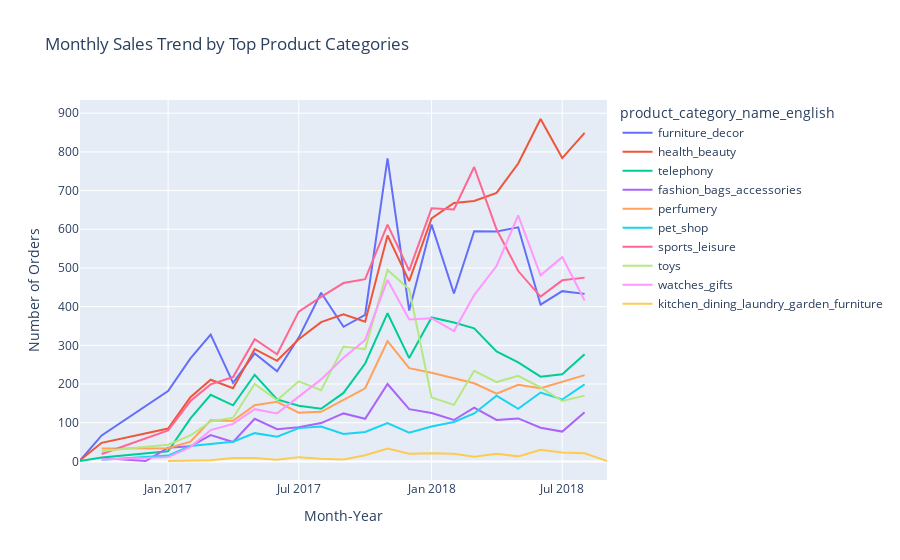

This figure's notebook cell:
### Markdown cell above
### 10. Interactive Visualizations (Plotly)
#### Monthly Sales with Product Categories (Interactive)

### Code cell
import plotly.express as px
# Load order items and products data
order_items = pd.read_csv('olist_order_items_dataset.csv')
products = pd.read_csv('olist_products_dataset.csv')
product_category = pd.read_csv('product_category_name_translation.csv')
orders = pd.read_csv('olist_orders_dataset.csv') 
orders['order_purchase_timestamp'] = pd.to_datetime(orders['order_purchase_timestamp'])
orders['year_month'] = orders['order_purchase_timestamp'].dt.to_period('M').astype(str)

# Merge datasets and plot top categories
merged = order_items.merge(products, on='product_id').merge(product_category, on='product_category_name').merge(orders[['order_id', 'year_month']], on='order_id')

# Prepare data: monthly sales by category
monthly_category = merged.groupby(['year_month', 'product_category_name_english'])['order_id'].count().reset_index()
monthly_category = monthly_category[monthly_category['product_category_name_english'].isin(
    monthly_category['product_category_name_english'].value_counts().head(10).index)]

# Create interactive plot
fig = px.line(monthly_category, x='year_month', y='order_id', 
              color='product_category_name_english',
              title='Monthly Sales Trend by Top Product Categories',
              labels={'order_id': 'Number of Orders', 'year_month': 'Month-Year'})
fig.show()

### Figure 1 — Plotly figure (JSON) as saved in the notebook; plotly's stock layout.template omitted (floating-point values rounded to 4 significant figures)
{"data": [{"hovertemplate": "product_category_name_english=furniture_decor<br>Month-Year=%{x}<br>Number of Orders=%{y}<extra></extra>", "legendgroup": "furniture_decor", "line": {"color": "#636efa", "dash": "solid"}, "marker": {"symbol": "circle"}, "mode": "lines", "name": "furniture_decor", "orientation": "v", "showlegend": true, "type": "scatter", "x": ["2016-09", "2016-10", "2017-01", "2017-02", "2017-03", "2017-04", "2017-05", "2017-06", "2017-07", "2017-08", "2017-09", "2017-10", "2017-11", "2017-12", "2018-01", "2018-02", "2018-03", "2018-04", "2018-05", "2018-06", "2018-07", "2018-08"], "xaxis": "x", "y": [2, 67, 182, 266, 328, 203, 279, 233, 320, 436, 348, 379, 783, 390, 612, 434, 595, 594, 605, 405, 440, 433], "yaxis": "y"}, {"hovertemplate": "product_category_name_english=health_beauty<br>Month-Year=%{x}<br>Number of Orders=%{y}<extra></extra>", "legendgroup": "health_beauty", "line": {"color": "#EF553B", "dash": "solid"}, "marker": {"symbol": "circle"}, "mode": "lines", "name": "health_beauty", "orientation": "v", "showlegend": true, "type": "scatter", "x": ["2016-09", "2016-10", "2017-01", "2017-02", "2017-03", "2017-04", "2017-05", "2017-06", "2017-07", "2017-08", "2017-09", "2017-10", "2017-11", "2017-12", "2018-01", "2018-02", "2018-03", "2018-04", "2018-05", "2018-06", "2018-07", "2018-08"], "xaxis": "x", "y": [3, 48, 85, 166, 211, 189, 290, 260, 316, 360, 380, 361, 584, 466, 628, 668, 673, 694, 770, 885, 784, 849], "yaxis": "y"}, {"hovertemplate": "product_category_name_english=telephony<br>Month-Year=%{x}<br>Number of Orders=%{y}<extra></extra>", "legendgroup": "telephony", "line": {"color": "#00cc96", "dash": "solid"}, "marker": {"symbol": "circle"}, "mode": "lines", "name": "telephony", "orientation": "v", "showlegend": true, "type": "scatter", "x": ["2016-09", "2016-10", "2017-01", "2017-02", "2017-03", "2017-04", "2017-05", "2017-06", "2017-07", "2017-08", "2017-09", "2017-10", "2017-11", "2017-12", "2018-01", "2018-02", "2018-03", "2018-04", "2018-05", "2018-06", "2018-07", "2018-08"], "xaxis": "x", "y": [1, 10, 26, 111, 172, 145, 224, 160, 144, 136, 177, 253, 383, 267, 372, 359, 344, 284, 256, 219, 225, 277], "yaxis": "y"}, {"hovertemplate": "product_category_name_english=fashion_bags_accessories<br>Month-Year=%{x}<br>Number of Orders=%{y}<extra></extra>", "legendgroup": "fashion_bags_accessories", "line": {"color": "#ab63fa", "dash": "solid"}, "marker": {"symbol": "circle"}, "mode": "lines", "name": "fashion_bags_accessories", "orientation": "v", "showlegend": true, "type": "scatter", "x": ["2016-10", "2016-12", "2017-01", "2017-02", "2017-03", "2017-04", "2017-05", "2017-06", "2017-07", "2017-08", "2017-09", "2017-10", "2017-11", "2017-12", "2018-01", "2018-02", "2018-03", "2018-04", "2018-05", "2018-06", "2018-07", "2018-08"], "xaxis": "x", "y": [9, 1, 35, 39, 68, 50, 110, 83, 88, 99, 124, 110, 200, 135, 125, 107, 139, 107, 111, 87, 77, 127], "yaxis": "y"}, {"hovertemplate": "product_category_name_english=perfumery<br>Month-Year=%{x}<br>Number of Orders=%{y}<extra></extra>", "legendgroup": "perfumery", "line": {"color": "#FFA15A", "dash": "solid"}, "marker": {"symbol": "circle"}, "mode": "lines", "name": "perfumery", "orientation": "v", "showlegend": true, "type": "scatter", "x": ["2016-10", "2017-01", "2017-02", "2017-03", "2017-04", "2017-05", "2017-06", "2017-07", "2017-08", "2017-09", "2017-10", "2017-11", "2017-12", "2018-01", "2018-02", "2018-03", "2018-04", "2018-05", "2018-06", "2018-07", "2018-08"], "xaxis": "x", "y": [33, 34, 51, 106, 105, 145, 154, 126, 128, 160, 189, 311, 241, 229, 215, 202, 175, 198, 189, 205, 223], "yaxis": "y"}, {"hovertemplate": "product_category_name_english=pet_shop<br>Month-Year=%{x}<br>Number of Orders=%{y}<extra></extra>", "legendgroup": "pet_shop", "line": {"color": "#19d3f3", "dash": "solid"}, "marker": {"symbol": "circle"}, "mode": "lines", "name": "pet_shop", "orientation": "v", "showlegend": true, "type": "scatter", "x": ["2016-10", "2017-01", "2017-02", "2017-03", "2017-04", "2017-05", "2017-06", "2017-07", "2017-08", "2017-09", "2017-10", "2017-11", "2017-12", "2018-01", "2018-02", "2018-03", "2018-04", "2018-05", "2018-06", "2018-07", "2018-08"], "xaxis": "x", "y": [4, 15, 40, 45, 51, 73, 64, 86, 90, 71, 76, 99, 74, 90, 102, 124, 170, 136, 178, 160, 199], "yaxis": "y"}, {"hovertemplate": "product_category_name_english=sports_leisure<br>Month-Year=%{x}<br>Number of Orders=%{y}<extra></extra>", "legendgroup": "sports_leisure", "line": {"color": "#FF6692", "dash": "solid"}, "marker": {"symbol": "circle"}, "mode": "lines", "name": "sports_leisure", "orientation": "v", "showlegend": true, "type": "scatter", "x": ["2016-10", "2017-01", "2017-02", "2017-03", "2017-04", "2017-05", "2017-06", "2017-07", "2017-08", "2017-09", "2017-10", "2017-11", "2017-12", "2018-01", "2018-02", "2018-03", "2018-04", "2018-05", "2018-06", "2018-07", "2018-08"], "xaxis": "x", "y": [19, 80, 156, 199, 218, 316, 277, 387, 425, 461, 471, 612, 493, 654, 651, 761, 600, 492, 426, 468, 475], "yaxis": "y"}, {"hovertemplate": "product_category_name_english=toys<br>Month-Year=%{x}<br>Number of Orders=%{y}<extra></extra>", "legendgroup": "toys", "line": {"color": "#B6E880", "dash": "solid"}, "marker": {"symbol": "circle"}, "mode": "lines", "name": "toys", "orientation": "v", "showlegend": true, "type": "scatter", "x": ["2016-10", "2017-01", "2017-02", "2017-03", "2017-04", "2017-05", "2017-06", "2017-07", "2017-08", "2017-09", "2017-10", "2017-11", "2017-12", "2018-01", "2018-02", "2018-03", "2018-04", "2018-05", "2018-06", "2018-07", "2018-08"], "xaxis": "x", "y": [27, 43, 67, 103, 113, 200, 158, 207, 184, 297, 290, 495, 445, 165, 146, 234, 205, 221, 191, 156, 170], "yaxis": "y"}, {"hovertemplate": "product_category_name_english=watches_gifts<br>Month-Year=%{x}<br>Number of Orders=%{y}<extra></extra>", "legendgroup": "watches_gifts", "line": {"color": "#FF97FF", "dash": "solid"}, "marker": {"symbol": "circle"}, "mode": "lines", "name": "watches_gifts", "orientation": "v", "showlegend": true, "type": "scatter", "x": ["2016-10", "2017-01", "2017-02", "2017-03", "2017-04", "2017-05", "2017-06", "2017-07", "2017-08", "2017-09", "2017-10", "2017-11", "2017-12", "2018-01", "2018-02", "2018-03", "2018-04", "2018-05", "2018-06", "2018-07", "2018-08"], "xaxis": "x", "y": [5, 11, 37, 81, 97, 135, 124, 168, 212, 268, 314, 469, 367, 370, 337, 430, 505, 636, 481, 528, 416], "yaxis": "y"}, {"hovertemplate": "product_category_name_english=kitchen_dining_laundry_garden_furniture<br>Month-Year=%{x}<br>Number of Orders=%{y}<extra></extra>", "legendgroup": "kitchen_dining_laundry_garden_furniture", "line": {"color": "#FECB52", "dash": "solid"}, "marker": {"symbol": "circle"}, "mode": "lines", "name": "kitchen_dining_laundry_garden_furniture", "orientation": "v", "showlegend": true, "type": "scatter", "x": ["2017-01", "2017-02", "2017-03", "2017-04", "2017-05", "2017-06", "2017-07", "2017-08", "2017-09", "2017-10", "2017-11", "2017-12", "2018-01", "2018-02", "2018-03", "2018-04", "2018-05", "2018-06", "2018-07", "2018-08", "2018-09"], "xaxis": "x", "y": [1, 2, 3, 9, 9, 4, 11, 7, 5, 16, 33, 20, 21, 20, 12, 20, 13, 30, 23, 21, 1], "yaxis": "y"}], "layout": {"legend": {"title": {"text": "product_category_name_english"}, "tracegroupgap": 0}, "title": {"text": "Monthly Sales Trend by Top Product Categories"}, "xaxis": {"anchor": "y", "domain": [0, 1], "title": {"text": "Month-Year"}}, "yaxis": {"anchor": "x", "domain": [0, 1], "title": {"text": "Number of Orders"}}}}
